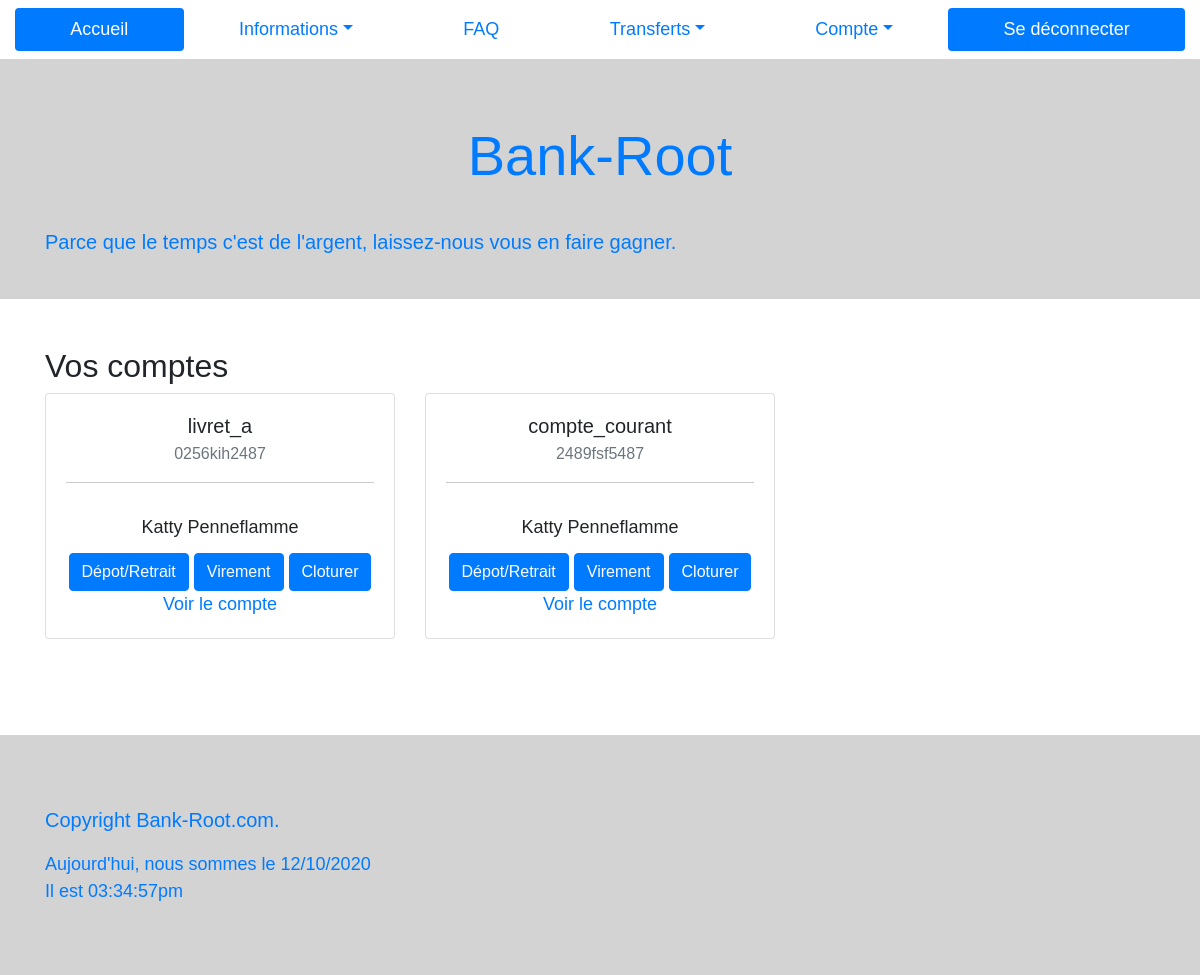
The page /compte.php (signed in) on the database as committed earlier.
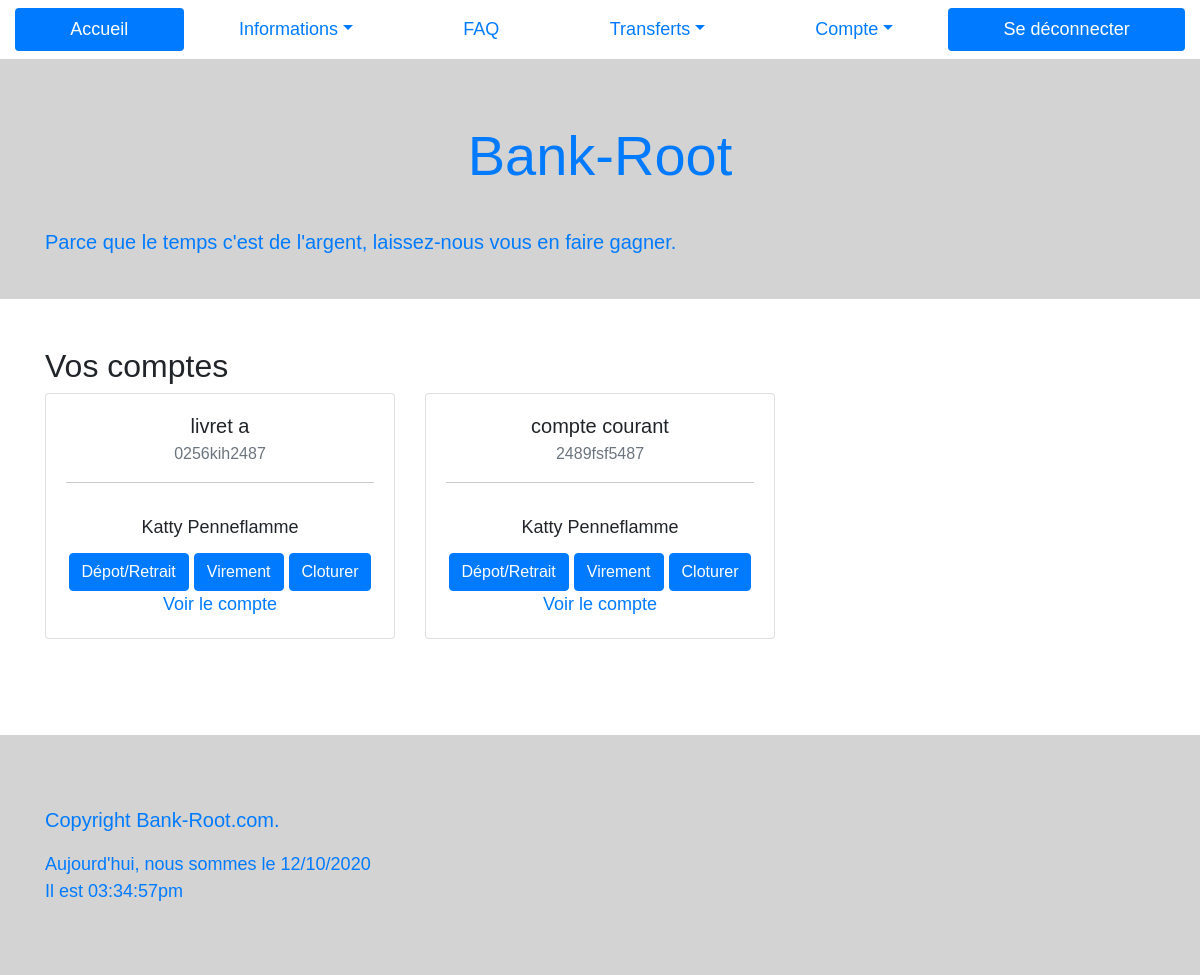
The same page on the database as committed later.
### tables this page shows
CREATE TABLE Account
(
    id INT UNSIGNED NOT NULL AUTO_INCREMENT,
    account_type VARCHAR (50) NOT NULL,
    account_number VARCHAR (30) NOT NULL,
    amount DECIMAL(11,2) NOT NULL,
    opening_date DATE NOT NULL,
    user_id INT UNSIGNED, 
    PRIMARY KEY (id),
    FOREIGN KEY (user_id) REFERENCES User(id)
);

CREATE TABLE User
(
    id INT UNSIGNED NOT NULL AUTO_INCREMENT,
    firstname VARCHAR (50) NOT NULL,
    lastname VARCHAR (50) NOT NULL,
    birth_date DATE NOT NULL,
    email VARCHAR (50) NOT NULL UNIQUE,
    password VARCHAR (255) NOT NULL,
    country VARCHAR (50) NOT NULL,
    adress VARCHAR (50) NOT NULL,
    postal_code CHAR (10) NOT NULL,
    city VARCHAR (50) NOT NULL,
    PRIMARY KEY (id)
);

### compte.php (the view, shortened to what this page needs)
<?php
include "template/doctype_html.php";
include "template/nav.php";
include "template/header.php";
?>
<?php
  try {
        $db = new PDO('mysql:host=localhost;dbname=banque_php', 'banquePHP', 'banquePHP');
    } catch (PDOExeption $e) {
        print "Erreur !: " . $e->getMessage() . "<br/>";
        die();
    }
    $query = $db->prepare(
        "SELECT *
        -- SELECT a.id AS a_id, a.account_tye, a.account_number, u.firstname
        FROM Account
        INNER JOIN User
        ON account.user_id = user.id
        WHERE user_id = :user_id
        ");
        $query->execute([
            "user_id" => $_SESSION["user"]["id"]
        ]);
    $accounts = $query->fetchAll(PDO::FETCH_ASSOC);
?>
<h2>Vos comptes</h2>
<div class="row">
<?php
foreach ($accounts as $key => $accounts) :
?>
<div class="col-12 col-sm-10 col-md-6 col-lg-4 mb-5">
    <div class="card text-center">
        <section class="card-body">
            <h5 class="card-title"><?php echo $accounts["account_type"];?></h5>
            <h6 class="card-subtitle mb-2 text-muted"><?php echo $accounts["account_number"];?></h6>
            <hr>
            <ul class="list-group list-group-flush">
                <li class="list-group-item"><?php echo $accounts["lastname"] ." ". $accounts["firstname"];?></li>
            </ul>
            <a href="depot-retrait.php" class="btn btn-primary">Dépot/Retrait</a>
            <a href="virement.php" class="btn btn-primary">Virement</a>
            <a href="supprimer.php" class="btn btn-primary">Cloturer</a>
            <a href="single.php?pos=<?php echo $key; ?>">Voir le compte</a>
        </section>
    </div>
</div>
<?php
endforeach;
?>
</div>
<?php
include "template/footer.php";
?>

### template/doctype_html.php (shortened to what this page needs)
<!doctype html>
<html class="no-js" lang="">
<head>
  <link rel="stylesheet" href="https://stackpath.bootstrapcdn.com/bootstrap/4.5.2/css/bootstrap.min.css">
  <link rel="stylesheet" href="public/css/normalize.css">
  <link rel="stylesheet" href="public/css/main.css">
  <link rel="stylesheet" href="public/css/faq.css">
</head>
<body>

### template/nav.php (shortened to what this page needs)
<nav class="my-2 container-fluid">
  <ul class="nav nav-pills nav-fill">
    <li class="nav-item">
        <a class="nav-link active" href="index.php">Accueil</a>
    </li>
    <li class="nav-item dropdown">
        <a class="nav-link dropdown-toggle" data-toggle="dropdown" href="#" role="button" aria-haspopup="true" aria-expanded="false">Informations</a>
    </li>
    <li class="nav-item">
        <a class="nav-link" href="faq.php">FAQ</a>
    </li>
    <li class="nav-item dropdown">
        <a class="nav-link dropdown-toggle" data-toggle="dropdown" href="#" role="button" aria-haspopup="true" aria-expanded="false">Transferts</a>
    </li>
    <li class="nav-item dropdown">
        <a class="nav-link dropdown-toggle" data-toggle="dropdown" href="#" role="button" aria-haspopup="true" aria-expanded="false">Compte</a>
    </li>
    <li class="nav-item">
        <a class="nav-link active" href="deconnexion.php">Se déconnecter</a>
    </li>
  </ul>
</nav>

### template/header.php
<header class="jumbotron-fluid">
  <section class="container">
    <h1 class="display-4 p-0">Bank-Root</h1>
    <p class="lead">Parce que le temps c'est de l'argent, laissez-nous vous en faire gagner.</p>
  </section>
</header>
<main class="container my-5">

### template/footer.php (shortened to what this page needs)
</main>
  <footer class="jumbotron-fluid">
    <section class="container">
      <p class="lead">Copyright Bank-Root.com.</p>
      <?php
        echo "Aujourd'hui, nous sommes le " . date("d/m/Y")."<br>". "Il est  " . date("h:i:sa");;
      ?>
    </section>
  </footer>
</body>
</html>

### public/css/main.css (style rules this page uses)
html { color: #222; font-size: 1em; line-height: 1.4; }
hr { display: block; height: 1px; border: 0; border-top: 1px solid #ccc; margin: 1em 0; padding: 0; }
* { margin: 0; font-size: large; font-family: 'Secular One', sans-serif; }
header, footer { background-color:lightgray; color: #007bff; height: 30vh; display: flex; align-items: center; }
h1 { font-weight: bolder; }

### public/css/faq.css (style rules this page uses)
h1 { text-align: center; padding: 1em 0; }

Rows that differ between the two databases and show on the page:
changed account "0256kih2487": account_type "livret_a" → "livret a"
changed account "2489fsf5487": account_type "compte_courant" → "compte courant"
